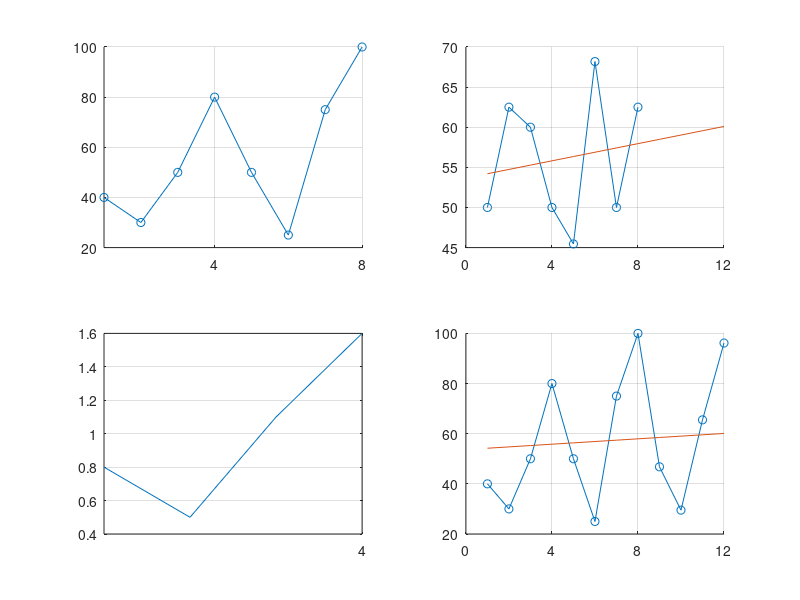

This figure's MATLAB source:
clear;
clc;
X=[40 30 50 80;
    50 25 75 100];
%% Current situation
subplot(2,2,1);
hold on
plot(reshape(X',1,[]),'Marker','o');
set(gca,'xtick',[0:4:12])
grid on
%% Year average
mean=zeros(1,2);
X_norm=zeros(2,4);
for i=1:2
    mean(i)=sum(X(i,:))/4; %computing the mean of the i-th year
    X_norm(i,:)=X(i,:)/mean(i); % dividing every season import by the mean of the year
end
%% Seasonal Indexes
Ind_stag=zeros(1,4);
for i=1:4
    Ind_stag(i)=sum(X_norm(:,i))/2; % 2 is the horizon (year) considered
end
subplot(2,2,3);
plot(Ind_stag);
set(gca,'xtick',[0:4:12]);
grid on
%% Deseasonalizing Data
X_destag=zeros(2,4);
for i=1:2
    for j=1:4
        X_destag(i,j)=X(i,j)/Ind_stag(j);% smoothig by dividing the data with the respectively seasonal index
    end
end
%% Identification of the function interpolationg the historical series
X_destag_row = reshape(X_destag,1,[]);
subplot(2,2,2);
hold on;
plot(X_destag_row,'Marker','o');
params=polyfit(1:8,X_destag_row,1); % Identification
tModelled=polyval(params,1:12); % Evaluation of the previous function in all the season point needed
plot(1:12,tModelled);
trend_anno3=tModelled(9:12); % Export of the 3rd year
set(gca,'xtick',[0:4:12])
grid on
%% Forecast 3rd year
for i=1:4
   X(3,i)=trend_anno3(i)*Ind_stag(i);
end
%% Final Plot
subplot(2,2,4);
hold on
plot(reshape(X',1,[]),'Marker','o');
plot(1:12,tModelled);
set(gca,'xtick',[0:4:12])
grid on